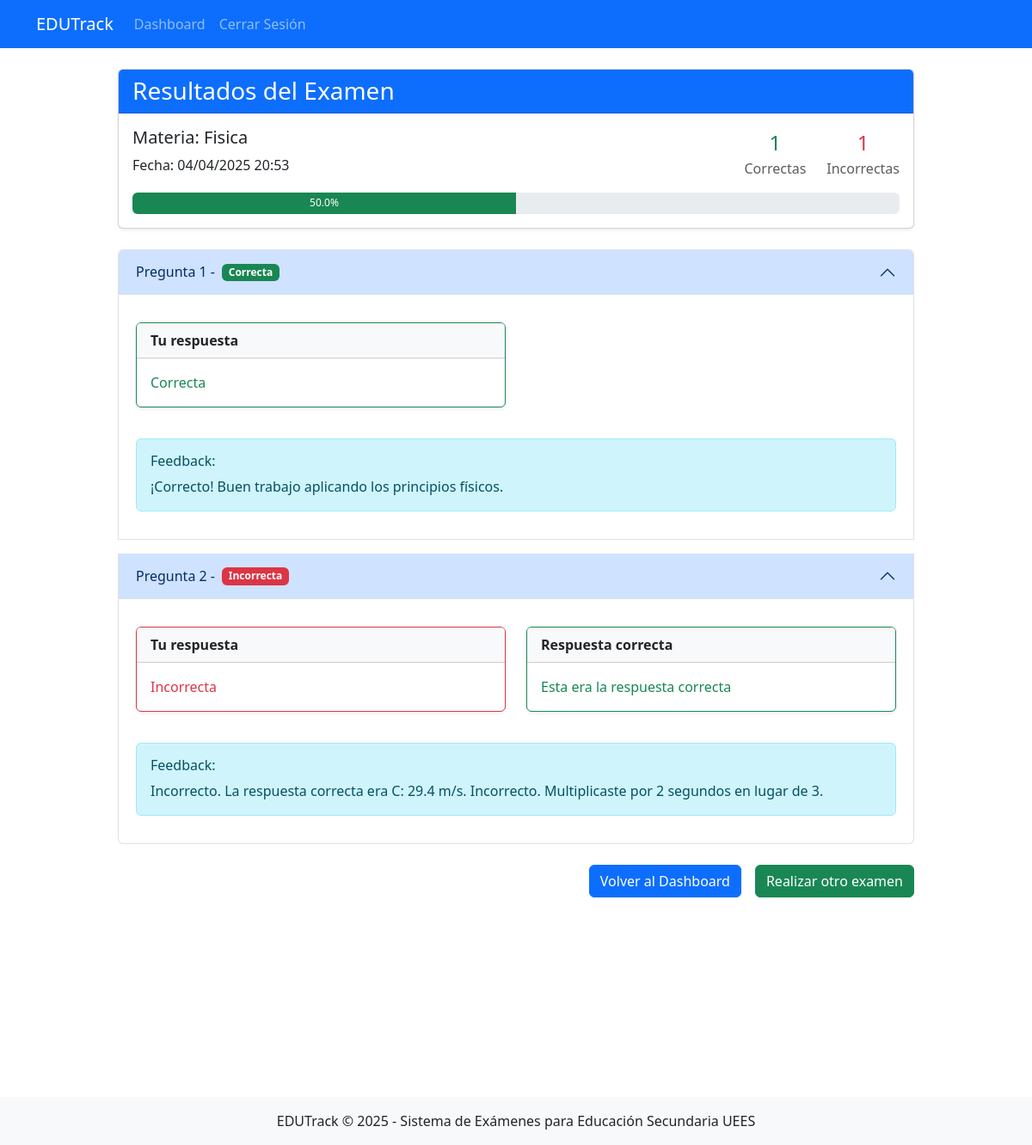
Screenshot of /exam_results/3 (signed in) with the database file from the repository.
### app/models.py (models this page shows, shortened)
class Exam(db.Model):
    id = db.Column(db.Integer, primary_key=True)
    subject = db.Column(db.String(64))  # 'lenguaje', 'matematicas', 'fisica'
    score = db.Column(db.Float)
    timestamp = db.Column(db.DateTime, index=True, default=datetime.utcnow)
    user_id = db.Column(db.Integer, db.ForeignKey('user.id'))
    answers = db.relationship('Answer', backref='exam', lazy='dynamic')

class Answer(db.Model):
    id = db.Column(db.Integer, primary_key=True)
    exam_id = db.Column(db.Integer, db.ForeignKey('exam.id'))
    question_id = db.Column(db.Integer, db.ForeignKey('question.id'))
    selected_option = db.Column(db.String(1))
    is_correct = db.Column(db.Boolean)
    feedback = db.Column(db.String(500))

### app/routes.py (the view)
@main_bp.route('/exam_results/<int:exam_id>')
@login_required
def exam_results(exam_id):
    exam = Exam.query.get_or_404(exam_id)
    if exam.user_id != current_user.id:
        abort(403)
    answers = (db.session.query(Answer, Question)
               .join(Question)
               .filter(Answer.exam_id == exam_id)
               .order_by(Question.id)
               .all())
    correct_count = sum(1 for answer, _ in answers if answer.is_correct)
    incorrect_count = len(answers) - correct_count
    answer_list = [answer for answer, question in answers]  # Extract only Answer objects
    return render_template(
        'exam_results.html',
        exam=exam,
        answers=answer_list,  # Pass only the Answer objects
        correct_count=correct_count,
        incorrect_count=incorrect_count
    )

### app/__init__.py (called while the page is built)
def create_app():
    app = Flask(__name__, static_folder="static")
    app.config.from_object('config.Config')
    db.init_app(app)
    login_manager.init_app(app)
    login_manager.login_view = 'main.login'  # Especifica la vista de login
    from app.routes import main_bp
    app.register_blueprint(main_bp)
    @login_manager.user_loader
    def load_user(id):
        from app.models import User
        return User.query.get(int(id))
    return app

### app/templates/exam_results.html (shortened to what this page needs)
{% extends "base.html" %}
{% block content %}
    <div class="row justify-content-center">
        <div class="col-md-10">
            <div class="card mb-4">
                <div class="card-header bg-primary text-white">
                    <h3 class="mb-0">Resultados del Examen</h3>
                </div>
                <div class="card-body">
                    <div class="row">
                        <div class="col-md-6">
                            <h5 class="card-title">Materia: {{ exam.subject.capitalize() }}</h5>
                            <p class="card-text">Fecha: {{ exam.timestamp.strftime('%d/%m/%Y %H:%M') }}</p>
                        </div>
                        <div class="col-md-6 text-end">
                            <div class="d-flex justify-content-end align-items-center h-100">
                                <div class="text-center me-4">
                                    <span class="d-block fs-4 text-success">{{ correct_count }}</span>
                                    <span class="text-muted">Correctas</span>
                                </div>
                                <div class="text-center">
                                    <span class="d-block fs-4 text-danger">{{ incorrect_count }}</span>
                                    <span class="text-muted">Incorrectas</span>
                                </div>
                            </div>
                        </div>
                    </div>
                    <div class="progress mt-3" style="height: 25px;">
                        <div class="progress-bar bg-success" role="progressbar"
                             style="width: {{ (correct_count/(correct_count+incorrect_count))*100 }}%"
                             aria-valuenow="{{ correct_count }}"
                             aria-valuemin="0"
                             aria-valuemax="{{ correct_count+incorrect_count }}">
                            {{ "%.1f"|format((correct_count/(correct_count+incorrect_count))*100) }}%
                        </div>
                    </div>
                </div>
            </div>
            <div class="accordion" id="answersAccordion">
                {% for item in answers %}
                <div class="accordion-item mb-3">
                    <h2 class="accordion-header" id="heading{{ loop.index }}">
                        <button class="accordion-button {% if not item.is_correct %}bg-light-danger{% endif %}"
                                type="button" data-bs-toggle="collapse"
                                data-bs-target="#collapse{{ loop.index }}"
                                aria-expanded="true"
                                aria-controls="collapse{{ loop.index }}">
                            Pregunta {{ loop.index }} -
                            <span class="ms-2 badge bg-{% if item.is_correct %}success{% else %}danger{% endif %}">
                                {% if item.is_correct %}Correcta{% else %}Incorrecta{% endif %}
                            </span>
                        </button>
                    </h2>
                    <div id="collapse{{ loop.index }}"
                         class="accordion-collapse collapse show"
                         aria-labelledby="heading{{ loop.index }}"
                         data-bs-parent="#answersAccordion">
                        <div class="accordion-body">
                            <div class="row mb-3">
                                <div class="col-md-6">
                                    <div class="card {% if item.is_correct %}border-success{% else %}border-danger{% endif %}">
                                        <div class="card-header bg-light">
                                            Tu respuesta
                                        </div>
                                        <div class="card-body">
                                            {% if not item.is_correct %}
                                            <p class="mb-0 text-danger">
                                                 Incorrecta
                                            </p>
                                            {% else %}
                                            <p class="mb-0 text-success">
                                                 Correcta
                                            </p>
                                            {% endif %}
                                        </div>
                                    </div>
                                </div>
                                {% if not item.is_correct %}
                                <div class="col-md-6">
                                    <div class="card border-success">
                                        <div class="card-header bg-light">
                                            Respuesta correcta
                                        </div>
                                        <div class="card-body">
                                            <p class="mb-0 text-success">
                                                 Esta era la respuesta correcta
                                            </p>
                                        </div>
                                    </div>
                                </div>
                                {% endif %}
                            </div>
                            <div class="alert alert-info mt-3">
                                <h6 class="alert-heading">Feedback:</h6>
                                <p class="mb-0">{{ item.feedback }}</p>
                            </div>
                        </div>
                    </div>
                </div>
                {% endfor %}
            </div>
            <div class="d-grid gap-2 d-md-flex justify-content-md-end mt-4">
                <a href="{{ url_for('main.dashboard') }}" class="btn btn-primary me-md-2">
                     Volver al Dashboard
                </a>
                <a href="{{ url_for('main.select_subject') }}" class="btn btn-success">
                     Realizar otro examen
                </a>
            </div>
        </div>
</div>
{% endblock %}

### app/static/css/styles.css (style rules this page uses)
body { height: 100vh; }
.progress { margin-top: 10px; }
.card { margin-bottom: 20px; box-shadow: 0 0.125rem 0.25rem rgba(0, 0, 0, 0.075); }
.card-header { font-weight: bold; }
.alert { margin-bottom: 1rem; }

### rows the page displays
Exam: subject "Fisica", timestamp "04/04/2025 20:53"
Answer: is_correct "Correcta", feedback "¡Correcto! Buen trabajo aplicando los principios físicos."
Answer: is_correct "Incorrecta", feedback "Incorrecto. La respuesta correcta era C: 29.4 m/s. Incorrecto. Multiplicaste por 2 segundos en lugar de 3."

### other values shown
{{ correct_count }} "1"
{{ incorrect_count }} "1"
{{ "%.1f"|format((correct_count/(correct_count+incorrect_count))*100) }} "50.0"
